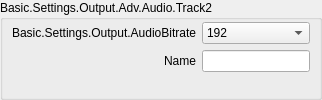
                            <widget class="QGroupBox" name="groupBox_2">
                             <property name="sizePolicy">
                              <sizepolicy hsizetype="Preferred" vsizetype="Preferred">
                               <horstretch>0</horstretch>
                               <verstretch>0</verstretch>
                              </sizepolicy>
                             </property>
                             <property name="title">
                              <string>Basic.Settings.Output.Adv.Audio.Track2</string>
                             </property>
                             <layout class="QFormLayout" name="formLayout_11">
                              <property name="fieldGrowthPolicy">
                               <enum>QFormLayout::AllNonFixedFieldsGrow</enum>
                              </property>
                              <property name="labelAlignment">
                               <set>Qt::AlignRight|Qt::AlignTrailing|Qt::AlignVCenter</set>
                              </property>
                              <property name="leftMargin">
                               <number>9</number>
                              </property>
                              <property name="topMargin">
                               <number>2</number>
                              </property>
                              <property name="rightMargin">
                               <number>9</number>
                              </property>
                              <property name="bottomMargin">
                               <number>9</number>
                              </property>
                              <item row="0" column="0">
                               <widget class="QLabel" name="advOutTrack2BitrateLabel">
                                <property name="minimumSize">
                                 <size>
                                  <width>170</width>
                                  <height>0</height>
                                 </size>
                                </property>
                                <property name="text">
                                 <string>Basic.Settings.Output.AudioBitrate</string>
                                </property>
                                <property name="alignment">
                                 <set>Qt::AlignRight|Qt::AlignTrailing|Qt::AlignVCenter</set>
                                </property>
                                <property name="buddy">
                                 <cstring>advOutTrack2Bitrate</cstring>
                                </property>
                               </widget>
                              </item>
                              <item row="0" column="1">
                               <widget class="QComboBox" name="advOutTrack2Bitrate">
                                <property name="sizePolicy">
                                 <sizepolicy hsizetype="Preferred" vsizetype="Preferred">
                                  <horstretch>0</horstretch>
                                  <verstretch>0</verstretch>
                                 </sizepolicy>
                                </property>
                                <property name="currentIndex">
                                 <number>8</number>
                                </property>
                                <item>
                                 <property name="text">
                                  <string>32</string>
                                 </property>
                                </item>
                                <item>
                                 <property name="text">
                                  <string>48</string>
                                 </property>
                                </item>
                                <item>
                                 <property name="text">
                                  <string>64</string>
                                 </property>
                                </item>
                                <item>
                                 <property name="text">
                                  <string>80</string>
                                 </property>
                                </item>
                                <item>
                                 <property name="text">
                                  <string>96</string>
                                 </property>
                                </item>
                                <item>
                                 <property name="text">
                                  <string>112</string>
                                 </property>
                                </item>
                                <item>
                                 <property name="text">
                                  <string>128</string>
                                 </property>
                                </item>
                                <item>
                                 <property name="text">
                                  <string>160</string>
                                 </property>
                                </item>
                                <item>
                                 <property name="text">
                                  <string>192</string>
                                 </property>
                                </item>
                                <item>
                                 <property name="text">
                                  <string>256</string>
                                 </property>
                                </item>
                                <item>
                                 <property name="text">
                                  <string>320</string>
                                 </property>
                                </item>
                               </widget>
                              </item>
                              <item row="1" column="0">
                               <widget class="QLabel" name="label_50">
                                <property name="text">
                                 <string>Name</string>
                                </property>
                                <property name="buddy">
                                 <cstring>advOutTrack2Name</cstring>
                                </property>
                               </widget>
                              </item>
                              <item row="1" column="1">
                               <widget class="QLineEdit" name="advOutTrack2Name">
                                <property name="sizePolicy">
                                 <sizepolicy hsizetype="Expanding" vsizetype="Preferred">
                                  <horstretch>0</horstretch>
                                  <verstretch>0</verstretch>
                                 </sizepolicy>
                                </property>
                               </widget>
                              </item>
                             </layout>
                            </widget>
